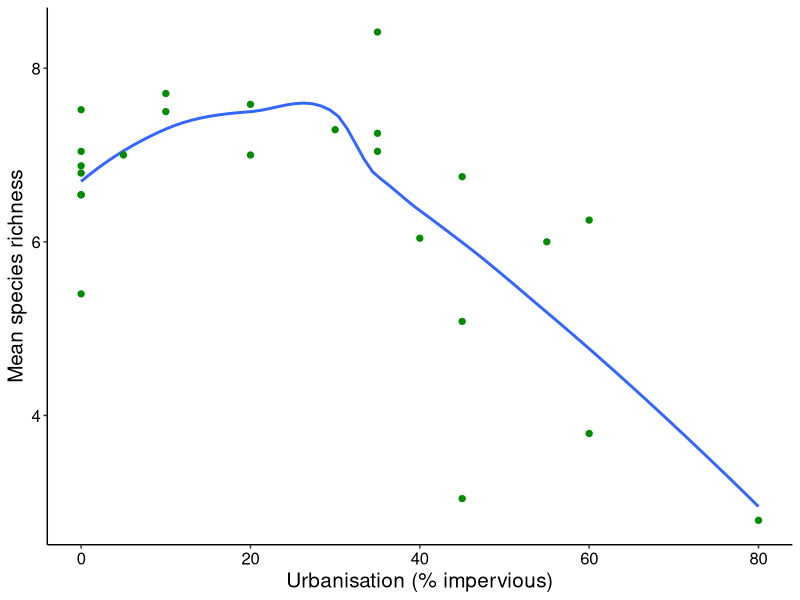
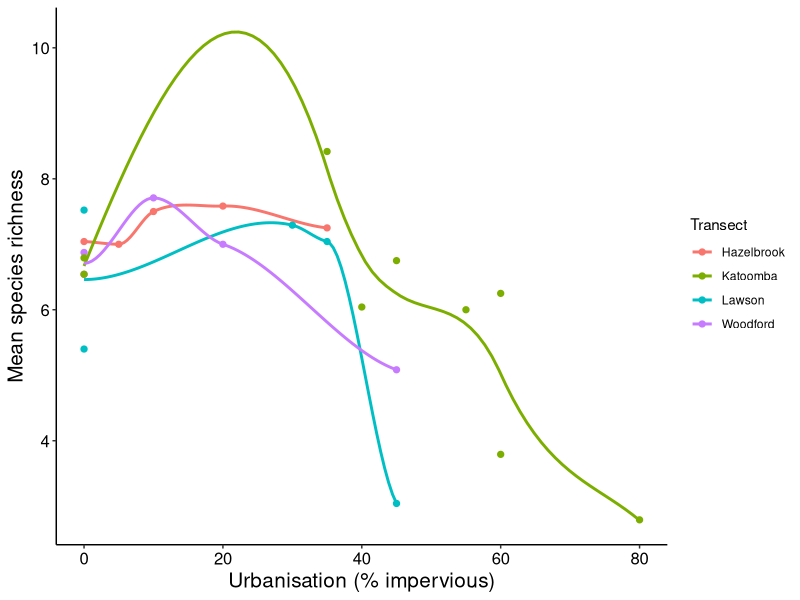
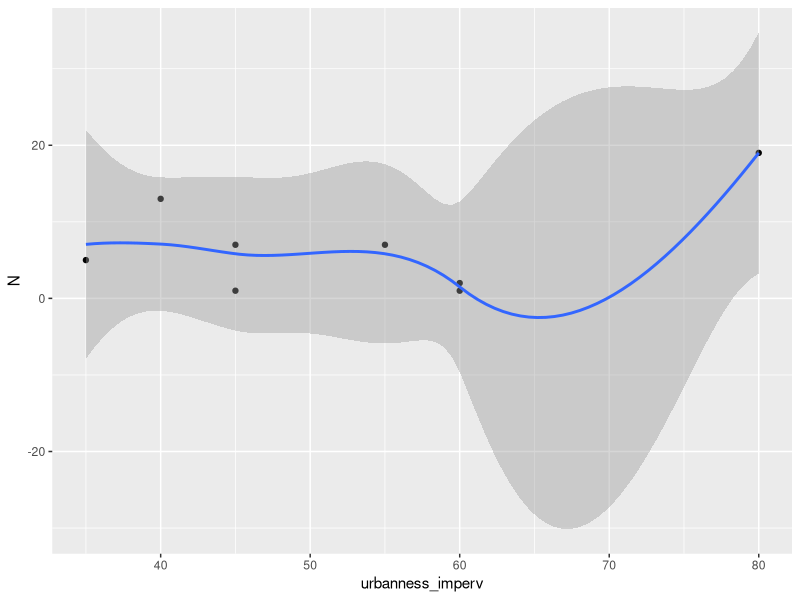
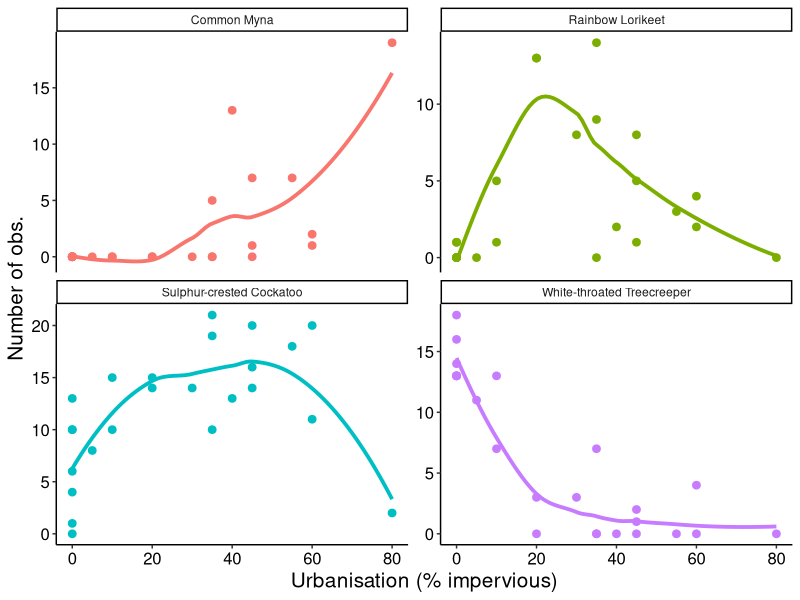
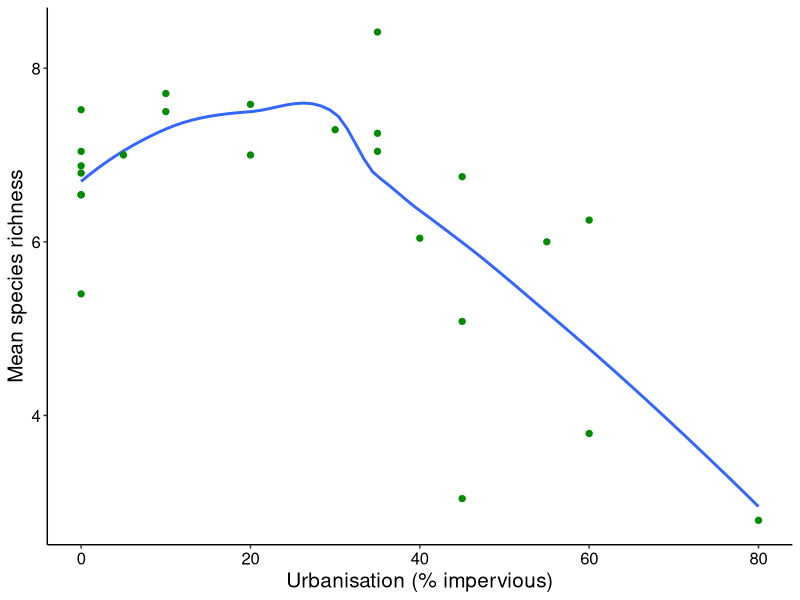
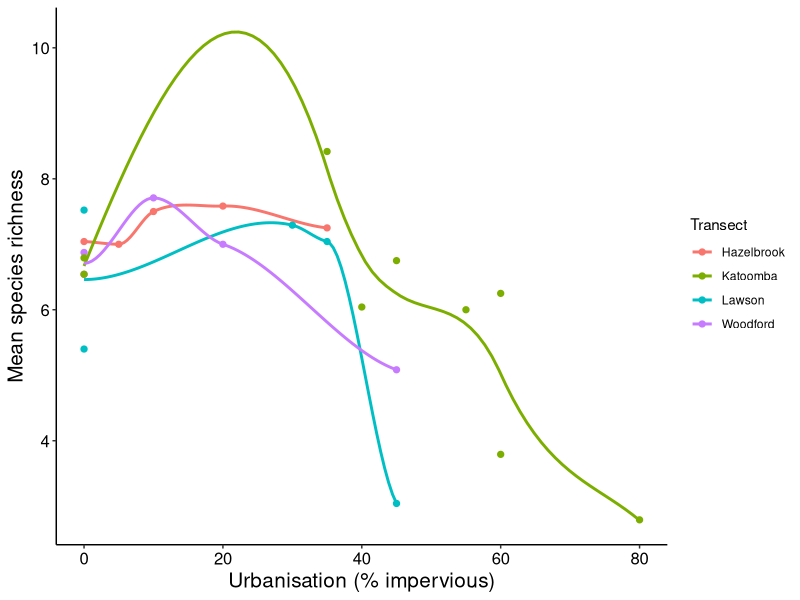
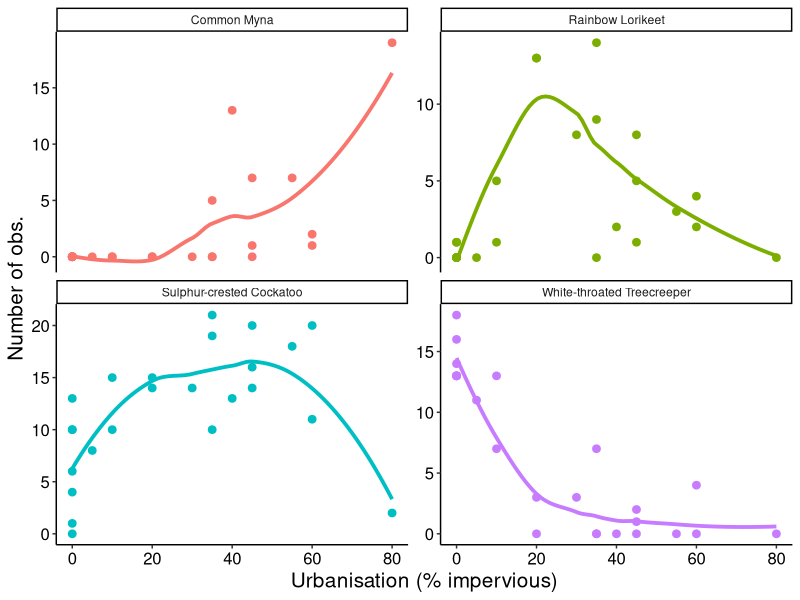

Source code (R) for these figures, in order: (Note: this script raises an error after producing the figures.)
## An R script to make a few things for the AWS Magazine article

# packages
library(readr)
library(dplyr)
library(ggplot2)
library(tidyr)

# read in data
data <- read_csv("Data/survey_data.csv")

# read in urban data
urban_data <- read_csv("Data/Point_ID-Data.csv")

# read in exotic status
exotic_status <- read_csv("Data/exotic_status.csv")

# number of point counts that took place
number_points <- nrow(data %>% 
                        select(Date, Observer, Point_ID) %>%
                        distinct(.))

# total time spent surveying
number_points*5

# get list of species and number of records
species_list_abundance <- data %>%
  dplyr::select(Date, Observer, Point_ID, Species) %>%
  group_by(Date, Observer, Point_ID, Species) %>%
  distinct(.) %>%
  group_by(Species) %>%
  summarise(count = n()) %>%
  filter(Species != "Satin/Leaden Flycatcher") %>%
  mutate(points = number_points) %>%
  mutate(percent_points = (count/points)*100) %>%
  dplyr::select(Species, percent_points) %>%
  mutate_if(is.numeric, funs(round(., 2))) %>%
  arrange(desc(percent_points))



# plot the species richness average for each point
data %>%
  dplyr::select(Date, Point, Transect, Observer, Point_ID, Species) %>%
  group_by(Date, Observer, Transect, Point_ID, Point, Species) %>%
  distinct(.) %>%
  group_by(Point_ID, Transect, Point, Date, Observer) %>%
  summarise(SR=length(unique(Species))) %>%
  inner_join(., urban_data, by="Point_ID") %>%
  group_by(Point, Transect) %>%
  summarise(mean_SR=mean(SR),
            sd_SR=sd(SR),
            urbanness_imperv=mean(Percent_impervious),
            urbanness_houses=mean(Number_houses)) %>%
  ggplot(., aes(x=urbanness_imperv, y=mean_SR, group=1)) +
  geom_smooth(se=FALSE)+
  geom_point(color="green4", size=1.8)+
  xlab("Urbanisation (% impervious)")+
  ylab("Mean species richness")+
  theme_classic()+
  theme(axis.text=element_text(size=12, color="black"))+
  theme(axis.title=element_text(size=15, color="black"))

ggsave(filename="C:/Users/CTC/Desktop/richness_trend.png")


## Plot the same thing but separate lines for each transect
data %>%
  dplyr::select(Date, Point, Transect, Observer, Point_ID, Species) %>%
  group_by(Date, Observer, Transect, Point_ID, Point, Species) %>%
  distinct(.) %>%
  group_by(Point_ID, Transect, Point, Date, Observer) %>%
  summarise(SR=length(unique(Species))) %>%
  inner_join(., urban_data, by="Point_ID") %>%
  group_by(Point, Transect) %>%
  summarise(mean_SR=mean(SR),
            sd_SR=sd(SR),
            urbanness_imperv=mean(Percent_impervious),
            urbanness_houses=mean(Number_houses)) %>%
  ggplot(., aes(x=urbanness_imperv, y=mean_SR, group=Transect, color=Transect)) +
  geom_smooth(se=FALSE)+
  geom_point(size=1.8)+
  xlab("Urbanisation (% impervious)")+
  ylab("Mean species richness")+
  theme_classic()+
  theme(axis.text=element_text(size=12, color="black"))+
  theme(axis.title=element_text(size=15, color="black"))

ggsave(filename="C:/Users/CTC/Desktop/richness_trend_per_transect.png")

# Plot just the rainbow lorikeet
data %>%
  dplyr::filter(Species == "Common Myna") %>%
  dplyr::select(Date, Point, Transect, Observer, Point_ID, Species) %>%
  group_by(Date, Observer, Species, Transect, Point_ID, Point) %>%
  distinct(.) %>%
  inner_join(., urban_data, by="Point_ID") %>%
  group_by(Point, Transect, Species) %>%
  summarise(N=n(),
            urbanness_imperv=mean(Percent_impervious)) %>%
  ggplot(., aes(x=urbanness_imperv, y=N))+
  geom_point()+
  geom_smooth()



RL <- data %>%
  dplyr::filter(Species == "Rainbow Lorikeet") %>%
  dplyr::select(Date, Point, Transect, Observer, Point_ID, Species) %>%
  group_by(Date, Observer, Species, Transect, Point_ID, Point) %>%
  distinct(.) %>%
  inner_join(., urban_data, by="Point_ID") %>%
  group_by(Point, Transect, Species) %>%
  summarise(N=n(),
            urbanness_imperv=mean(Percent_impervious)) 

SCC <- data %>%
  dplyr::filter(Species == "Sulphur-crested Cockatoo") %>%
  dplyr::select(Date, Point, Transect, Observer, Point_ID, Species) %>%
  group_by(Date, Observer, Species, Transect, Point_ID, Point) %>%
  distinct(.) %>%
  inner_join(., urban_data, by="Point_ID") %>%
  group_by(Point, Transect,Species) %>%
  summarise(N=n(),
            urbanness_imperv=mean(Percent_impervious)) 

WTT <- data %>%
  dplyr::filter(Species == "White-throated Treecreeper") %>%
  dplyr::select(Date, Point, Transect, Observer, Point_ID, Species) %>%
  group_by(Date, Observer, Species, Transect, Point_ID, Point) %>%
  distinct(.) %>%
  inner_join(., urban_data, by="Point_ID") %>%
  group_by(Point, Transect, Species) %>%
  summarise(N=n(),
            urbanness_imperv=mean(Percent_impervious)) 

CM <- data %>%
  dplyr::filter(Species == "Common Myna") %>%
  dplyr::select(Date, Point, Transect, Observer, Point_ID, Species) %>%
  group_by(Date, Observer, Species, Transect, Point_ID, Point) %>%
  distinct(.) %>%
  inner_join(., urban_data, by="Point_ID") %>%
  group_by(Point, Transect,Species) %>%
  summarise(N=n(),
            urbanness_imperv=mean(Percent_impervious)) 


plot <- bind_rows(RL, SCC, CM, WTT) %>%
  spread(Species, N, fill=0) %>%
  gather(., key="Species", value="N", 4:7)

ggplot(plot, aes(x=urbanness_imperv, y=N, color=Species, group=Species))+
  geom_point(size=2.3)+
  geom_smooth(se=FALSE,size=1.3)+
  facet_wrap(~Species, scales="free_y")+
  xlab("Urbanisation (% impervious)")+
  ylab("Number of obs.")+
  theme_classic()+
  theme(axis.text=element_text(size=12, color="black"))+
  theme(axis.title=element_text(size=15, color="black"))+
  guides(color=FALSE)


ggsave(filename="C:/Users/CTC/Desktop/some_species.png")


## Look at some trends for exotic and native species, respectively
# native
native <- data %>%
  dplyr::select(Date, Point, Transect, Observer, Point_ID, Species) %>%
  group_by(Date, Observer, Transect, Point_ID, Point, Species) %>%
  distinct(.) %>%
  inner_join(., exotic_status, by="Species") %>%
  group_by(Point_ID, Transect, Point, Date, Observer, exotic_status) %>%
  summarise(SR=length(unique(Species))) %>%
  inner_join(., urban_data, by="Point_ID") %>%
  dplyr::filter(exotic_status=="Native") %>%
  group_by(Point, Transect) %>%
  summarise(mean_SR=mean(SR),
            sd_SR=sd(SR),
            urbanness_imperv=mean(Percent_impervious),
            urbanness_houses=mean(Number_houses)) %>%
  mutate(exotic_status="Native")

urban_point_transect <- native %>%
  dplyr::select(Point, Transect, urbanness_imperv, urbanness_houses)

# same thing for exotic
exotic <- data %>%
  dplyr::select(Date, Point, Transect, Observer, Point_ID, Species) %>%
  group_by(Date, Observer, Transect, Point_ID, Point, Species) %>%
  distinct(.) %>%
  inner_join(., exotic_status, by="Species") %>%
  group_by(Point_ID, Transect, Point, Date, Observer, exotic_status) %>%
  summarise(SR=length(unique(Species))) %>%
  inner_join(., urban_data, by="Point_ID") %>%
  dplyr::filter(exotic_status=="Exotic") %>%
  group_by(Point, Transect) %>%
  summarise(mean_SR=mean(SR),
            sd_SR=sd(SR),
            urbanness_imperv=mean(Percent_impervious),
            urbanness_houses=mean(Number_houses)) %>%
  mutate(exotic_status="Exotic")

# put both together and plot
exotic2 <- exotic %>%
  mutate(test="yes") %>%
  dplyr::select(Point, Transect, test) %>%
  right_join(., native, by=c("Point", "Transect")) %>%
  dplyr::select(Point, Transect, test) %>%
  replace_na(list(test=0)) %>%
  left_join(., exotic, by=c("Point", "Transect")) %>%
  dplyr::select(-test, -urbanness_imperv, -urbanness_houses) %>%
  replace_na(list(mean_SR=0, exotic_status="Exotic")) %>%
  inner_join(., urban_point_transect, by=c("Point", "Transect"))


bind_rows(native, exotic2) %>%
  ggplot(., aes(x=urbanness_imperv, y=mean_SR, group=exotic_status, color=exotic_status)) +
  geom_smooth(se=FALSE)+
  geom_point(size=1.8)+
  xlab("Urbanisation (% impervious)")+
  ylab("Mean species richness")+
  theme_classic()+
  theme(axis.text=element_text(size=12, color="black"))+
  theme(axis.title=element_text(size=15, color="black"))+
  guides(color=guide_legend(title=""))+
  theme(legend.position="top")


ggsave(filename="C:/Users/CTC/Desktop/exotic_native.png")



